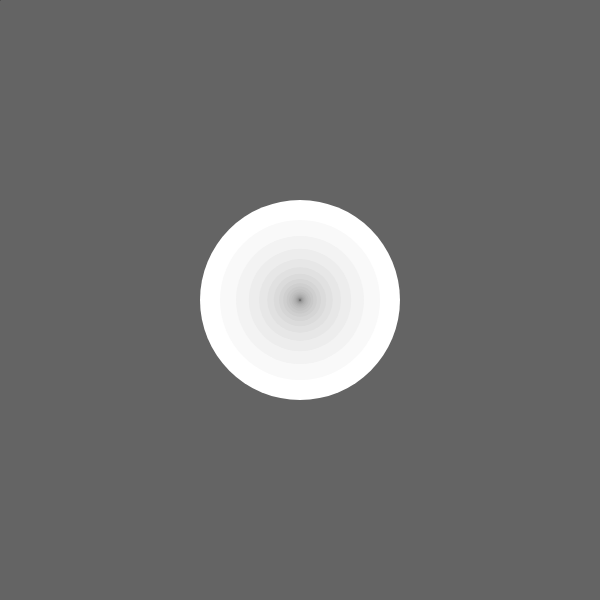
Frame 1 (no input)
Frame 60 (no input): identical to frame 1, image omitted
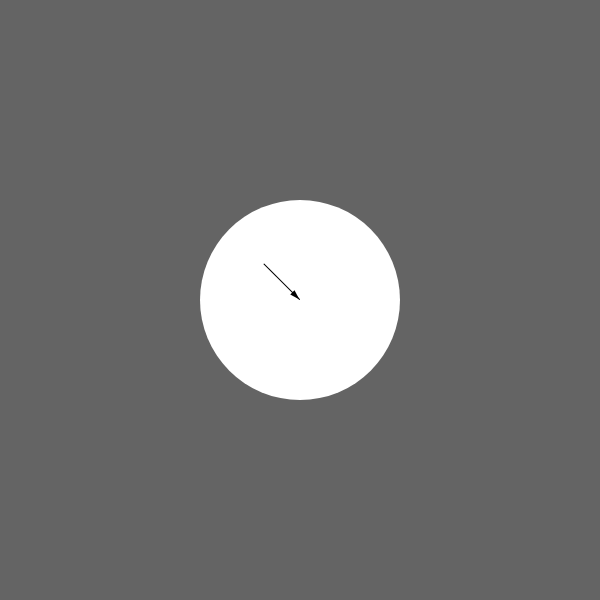
Frame 120 (the mouse pressed at the canvas centre since frame 60)

The p5.js sketch that drew these frames (run headless with seeded random() and noise() and a simulated clock; from frame 60 on, the mouse is pressed at the canvas centre):

// p5.js sketch
// ── sketch.js
var x1 = 300;
var y1 = 300;
var targetX = 0;
var targetY = 0;
var x2 = 0;
var y2 = 0;

var isFired = false;

function setup() {
  createCanvas(600, 600);
  targetX = mouseX;
  targetY = mouseY;
  x2 = targetX;
  y2 = targetY;
}

function draw() {
  background(100);

  var targetDist = distance(x1,y1,x2,y2);
  drawTarget(x1, y1, 200, targetDist / 10);
  var arrowAngle = calcAngle (x1,y1,x2,y2);
  if (isFired){
    targetX = x1;
    targetY = y1;
  } else {
    targetX = mouseX;
    targetY = mouseY;
  }

  animateArrow();
  push();
  translate(x2, y2);
  rotate(arrowAngle + Math.PI/2);
  drawArrow(50);
  pop();

}

function animateArrow(){
  var dx = targetX - x2;
  var dy = targetY - y2;
  x2 = x2 + dx * 0.1;
  y2 = y2 + dy * 0.1;

}
function mousePressed(){
  isFired = !isFired;
}

function drawArrow(arrowLength){
  fill(0);
  triangle (0, 0, 3, 10, -3, 10)
  noFill();
  stroke(0);
  line (0, 0, 0, arrowLength);
}

function calcAngle(x1, y1, x2, y2){
  var dx = x1 - x2;
  var dy = y1 - y2;
  var angle = Math.atan2(dy, dx);
  return angle;
}

function drawTarget(x,y,circleSize,numberOfCircles){
  noStroke();

  for (var i=0; i<numberOfCircles; i++){
    var step = (numberOfCircles-i)/numberOfCircles;
    fill(255 * step);
    var size = circleSize * step;
    ellipse (x, y, circleSize, circleSize);
    circleSize -= circleSize/5
  }
}

function distance(xPos1, yPos1, xPos2,yPos2) {
  var dx = xPos1 - xPos2;
  var dy = yPos1 - yPos2;
  var dist = Math.sqrt(dx*dx + dy*dy)
  return dist;
}
